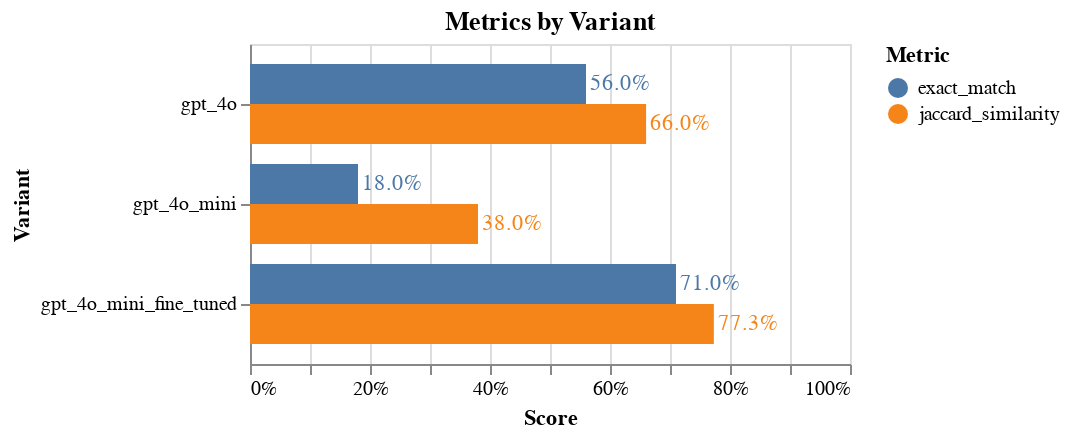

The code cell stored with this chart in its notebook:
### Code cell
chart = (
    alt.Chart(scores_df)
    .encode(
        x=alt.X("Score:Q", axis=alt.Axis(format="%"), scale=alt.Scale(domain=[0, 1])),
        y="Variant:N",
        yOffset="Metric:N",
        color="Metric:N",
        text=alt.Text("Score:Q", format=".1%"),
    )
    .properties(title="Metrics by Variant")
)

chart = chart.mark_bar() + chart.mark_text(align="left", dx=2)

chart

### Figure 1 — Vega-Lite specification as saved in the notebook (floating-point values rounded to 4 significant figures)
{"config": {"view": {"continuousWidth": 300, "continuousHeight": 300}}, "layer": [{"mark": {"type": "bar"}, "encoding": {"color": {"field": "Metric", "type": "nominal"}, "text": {"field": "Score", "format": ".1%", "type": "quantitative"}, "x": {"axis": {"format": "%"}, "field": "Score", "scale": {"domain": [0, 1]}, "type": "quantitative"}, "y": {"field": "Variant", "type": "nominal"}, "yOffset": {"field": "Metric", "type": "nominal"}}, "title": "Metrics by Variant"}, {"mark": {"type": "text", "align": "left", "dx": 2}, "encoding": {"color": {"field": "Metric", "type": "nominal"}, "text": {"field": "Score", "format": ".1%", "type": "quantitative"}, "x": {"axis": {"format": "%"}, "field": "Score", "scale": {"domain": [0, 1]}, "type": "quantitative"}, "y": {"field": "Variant", "type": "nominal"}, "yOffset": {"field": "Metric", "type": "nominal"}}, "title": "Metrics by Variant"}], "data": {"name": "data-bba9216f68421dce37209021e76b45a6"}, "$schema": "https://vega.github.io/schema/vega-lite/v5.20.1.json", "datasets": {"data-bba9216f68421dce37209021e76b45a6": [{"Variant": "gpt_4o", "Metric": "exact_match", "Score": 0.56}, {"Variant": "gpt_4o", "Metric": "jaccard_similarity", "Score": 0.6601}, {"Variant": "gpt_4o_mini", "Metric": "exact_match", "Score": 0.18}, {"Variant": "gpt_4o_mini", "Metric": "jaccard_similarity", "Score": 0.38}, {"Variant": "gpt_4o_mini_fine_tuned", "Metric": "exact_match", "Score": 0.71}, {"Variant": "gpt_4o_mini_fine_tuned", "Metric": "jaccard_similarity", "Score": 0.7731}]}}
